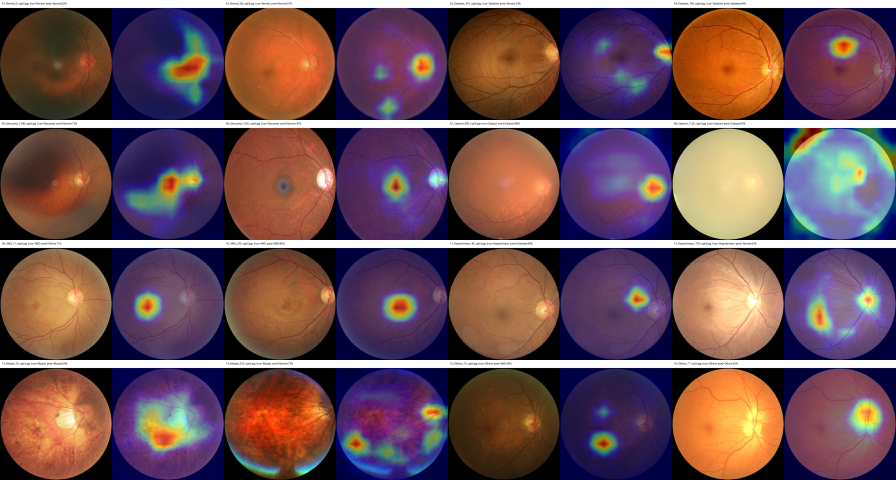
#> input picture Code/notebooks/stage11_gradcam_examples.png, 1792 x 960 px (shown at 1/2 size)
$ python -i image_quality.py   (imports and definitions only)
#> lines starting #> are read from the running program, lines starting #| are printed output that depends on the picture; after the words box and inside, x2 and y2 are one past the last pixel; in counts of white or black regions, pixels touching at a corner belong together
"""
Simple, fast image-quality check for fundus photos (numpy + Pillow only, no model).

It answers one question before the AI looks at a photo: "is this photo usable?"
Only clear technical failures are marked "retake" (too dark, over-exposed, almost no fundus visible,
probably not a fundus photo -- wrong colour, or no round field of view with dark corners). Softer problems (blur / low detail, uneven lighting) are only shown as
warnings, because some eye diseases -- cataract above all -- make a photo look hazy by themselves, and a
quality check must never hide a diseased eye from the doctor.

Thresholds were calibrated on the ODIR-5K raw photos (Data/quality_thresholds.json, written by
Code/calibrate_quality.py); defaults below are used if that file is missing.
"""
import json
import os

import numpy as np
from PIL import Image, ImageFilter

PROJECT_ROOT = os.path.dirname(os.path.dirname(os.path.abspath(__file__)))
THRESHOLDS_FILE = os.path.join(PROJECT_ROOT, "Data", "quality_thresholds.json")

DEFAULTS = {
    "min_fundus_area": 0.15,      # fraction of the photo that is not black background
    "min_brightness": 35.0,       # mean brightness of the fundus area (0-255)
    "max_saturated": 0.20,        # fraction of fundus pixels that are blown-out white
    "min_detail": 2.0,            # fine-detail score (vessel/edge strength) -> warning only
    "max_uneven": 0.55,           # brightness difference between fundus halves -> warning only
    "min_redness": 1.02,          # fundus photos are red/orange (R > G) -> below = probably not a fundus
    "max_corner": 60.0,           # fundus photos have a round field with dark corners -> bright corners = not a fundus
}


def load_thresholds():
    t = dict(DEFAULTS)
    if os.path.isfile(THRESHOLDS_FILE):
        with open(THRESHOLDS_FILE) as f:
            t.update(json.load(f).get("thresholds", {}))
    return t


def _small_rgb(img_or_path, size=256):
#> called with img_or_path = 'notebooks/stage11_gradcam_examples.png', size = 256
    if isinstance(img_or_path, Image.Image):
        img = img_or_path.copy()
    else:
        img = Image.open(img_or_path)
#> img is the input picture: PIL image 1792x960 RGB; mean R, G, B 108.4, 77.9, 84
        if img.format == "JPEG":
            img.draft("RGB", (size * 2, size * 2))   # fast JPEG decode at reduced size
    img = img.convert("RGB")
    img.thumbnail((size, size), Image.BILINEAR)
#> img: PIL image 256x137 RGB
    return img


def measure(img_or_path):
    """Returns the raw quality measurements for one photo (all cheap: ~5-20 ms per photo)."""
    img = _small_rgb(img_or_path)
    a = np.asarray(img).astype(np.float32)
    if a[..., 2].mean() > a[..., 0].mean() + 10:   # colour channels saved in BGR order -> swap back
        a = a[..., ::-1]                            # (same rule as predict_multiclass.load_rgb)
    r, g, b = a[..., 0], a[..., 1], a[..., 2]
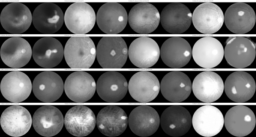
#> r: shape (137, 256) float32; min 0, max 255, mean 108.3
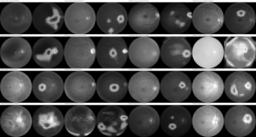
#> g: shape (137, 256) float32; min 0, max 255, mean 77.8
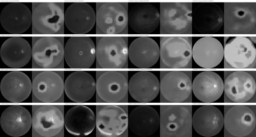
#> b: shape (137, 256) float32; min 0, max 255, mean 83.9
    lum = 0.299 * r + 0.587 * g + 0.114 * b
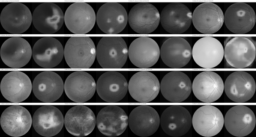
#> lum: shape (137, 256) float32; min 0, max 255, mean 87.6
    mask = lum > 20
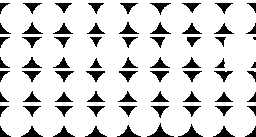
#> mask: shape (137, 256) bool; 84.7% white; 72 black regions (2 under 20 px), largest, box (x1, y1, x2, y2) and area: (147, 123, 174, 137) 119, (178, 124, 203, 137) 111, (117, 125, 141, 137) 104
    area = float(mask.mean())
#> area = 0.847
    k = max(4, int(0.08 * min(lum.shape)))
#> k = 10
    corner = float(np.mean([lum[:k, :k].mean(), lum[:k, -k:].mean(), lum[-k:, :k].mean(), lum[-k:, -k:].mean()]))
#> corner = 62.8
    if mask.sum() < 50:
        return {"fundus_area": area, "brightness": 0.0, "saturated": 0.0, "detail": 0.0,
                "uneven": 0.0, "redness": 0.0, "corner": corner}
    brightness = float(lum[mask].mean())
#> brightness = 102.4
    saturated = float((lum[mask] > 235).mean())
#> saturated = 0.0314
    # fine detail: green channel minus a blurred copy (vessels / edges), measured inside the fundus,
    # with the rim eroded away so the black border edge is not counted as detail
    gimg = Image.fromarray(g.astype(np.uint8))
    hp = np.abs(g - np.asarray(gimg.filter(ImageFilter.GaussianBlur(3))).astype(np.float32))
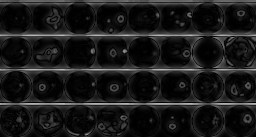
#> hp: shape (137, 256) float32; min 0, max 184, mean 26
    inner = np.asarray(Image.fromarray((mask * 255).astype(np.uint8)).filter(ImageFilter.MinFilter(9))) > 0
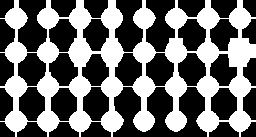
#> inner: shape (137, 256) bool; 41.5% white; 1 white region, box (x1, y1, x2, y2) and area: (0, 0, 256, 137) 14539
    detail = float(hp[inner].mean()) if inner.sum() > 50 else 0.0
#> detail = 14.82
    # uneven lighting: difference between the brightest and darkest half of the fundus
    ys, xs = np.nonzero(mask)
    cy, cx = ys.mean(), xs.mean()
#> cy = 67.39; cx = 128
    halves = [lum[mask & (np.arange(lum.shape[0])[:, None] < cy)], lum[mask & (np.arange(lum.shape[0])[:, None] >= cy)],
              lum[mask & (np.arange(lum.shape[1])[None, :] < cx)], lum[mask & (np.arange(lum.shape[1])[None, :] >= cx)]]
    means = [h.mean() for h in halves if h.size]
#> means = [101.1, 103.8, 94.12, 110.8]
    uneven = float((max(means) - min(means)) / max(brightness, 1.0))
#> uneven = 0.163
    redness = float(r[mask].mean() / max(g[mask].mean(), 1.0))
#> redness = 1.39
    return {"fundus_area": area, "brightness": brightness, "saturated": saturated, "detail": detail,
            "uneven": uneven, "redness": redness, "corner": corner}


def assess(img_or_path, thresholds=None):
    """Returns (status, problems, measurements). status is 'ok', 'warning' or 'retake'."""
    t = thresholds or load_thresholds()
    m = measure(img_or_path)
    retake, warn = [], []
    if m["fundus_area"] < t["min_fundus_area"]:
        retake.append("too dark / almost no fundus visible")
    else:
        if m["brightness"] < t["min_brightness"]:
            retake.append("too dark")
        if m["saturated"] > t["max_saturated"]:
            retake.append("over-exposed (too bright)")
        if m["redness"] < t["min_redness"] or m["corner"] > t["max_corner"]:
            retake.append("may not be a fundus photo")
        if m["detail"] < t["min_detail"]:
            warn.append("blurry / low detail")
        if m["uneven"] > t["max_uneven"]:
            warn.append("uneven lighting")
    status = "retake" if retake else ("warning" if warn else "ok")
    return status, retake + warn, m

>>> result = measure('notebooks/stage11_gradcam_examples.png')
#> result = {'fundus_area': 0.847, 'brightness': 102.4, 'saturated': 0.0314, 'detail': 14.82, 'uneven': 0.163, 'redness': 1.39, 'corner': 62.8}
